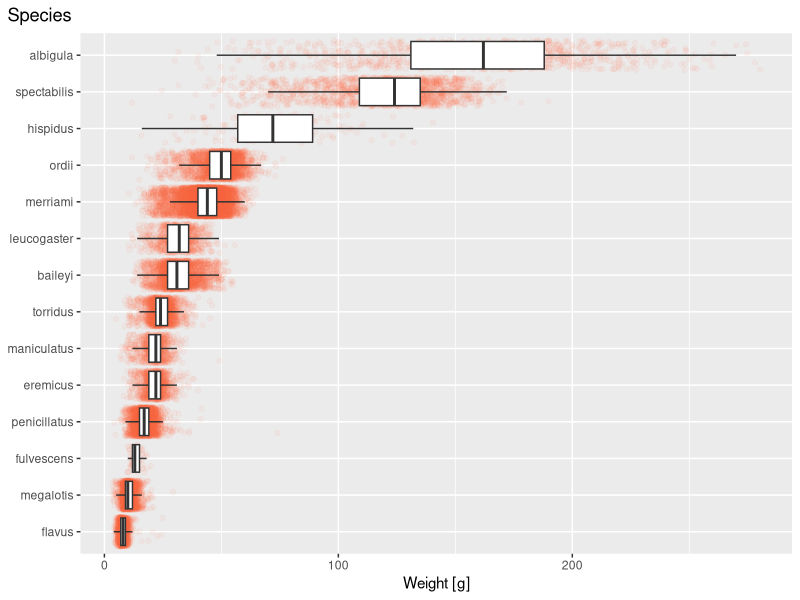
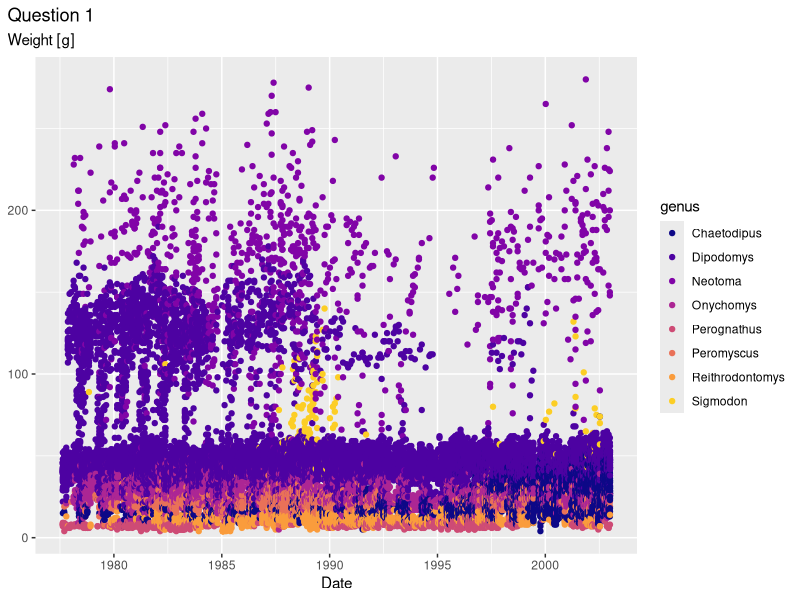
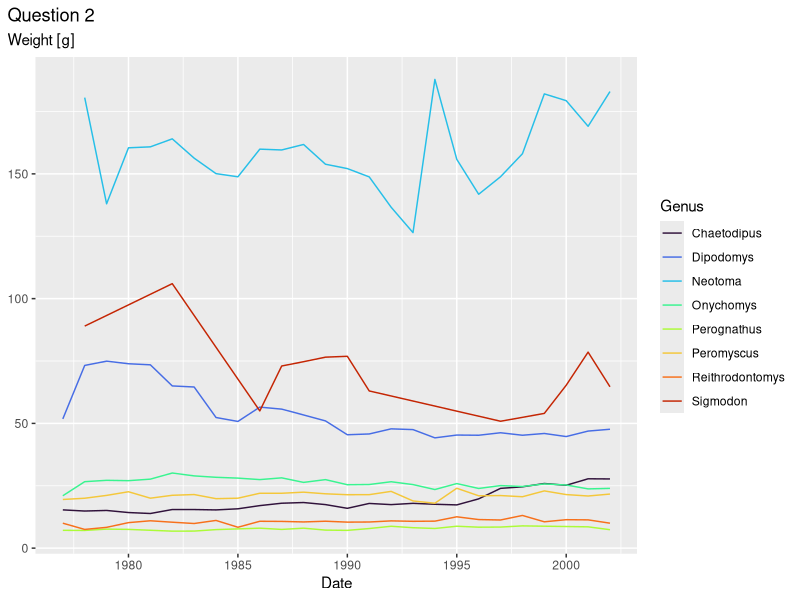
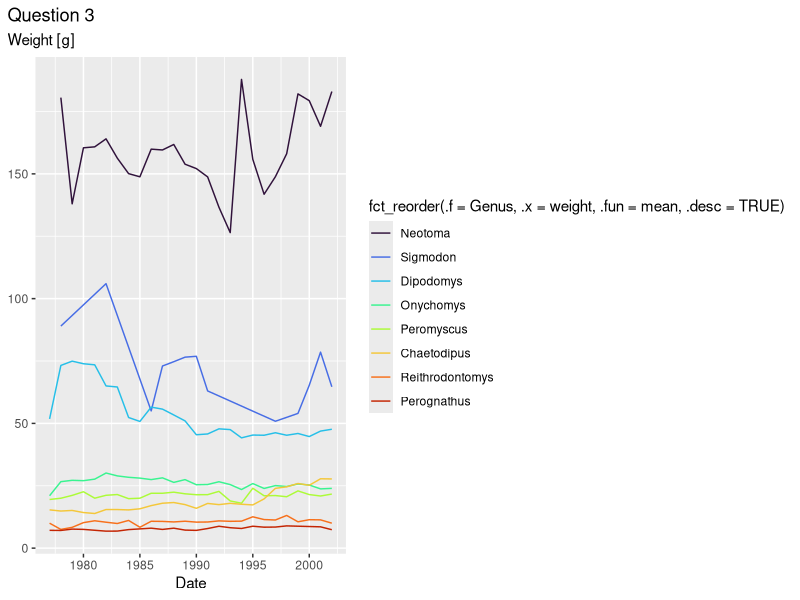
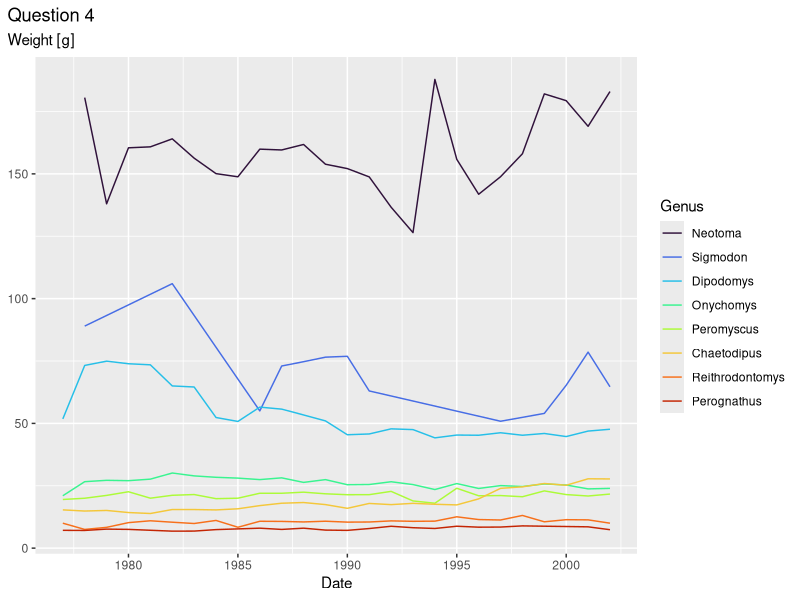
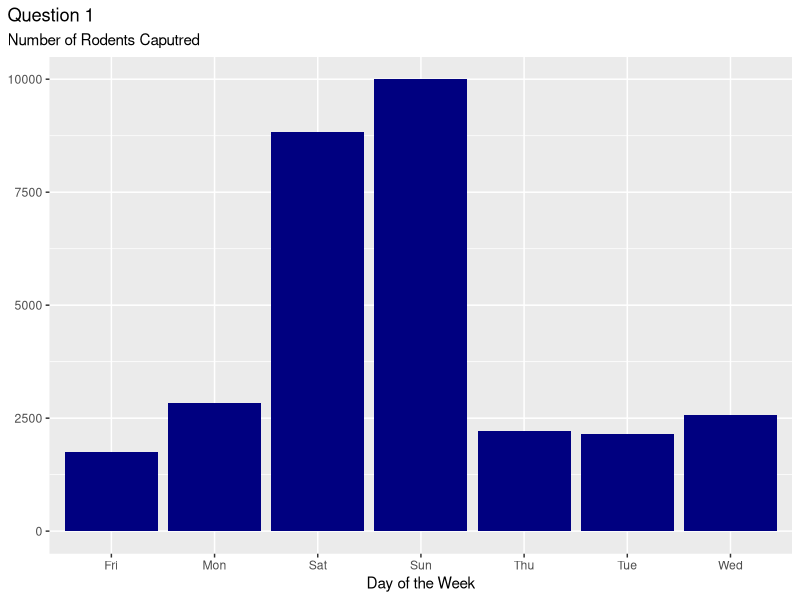
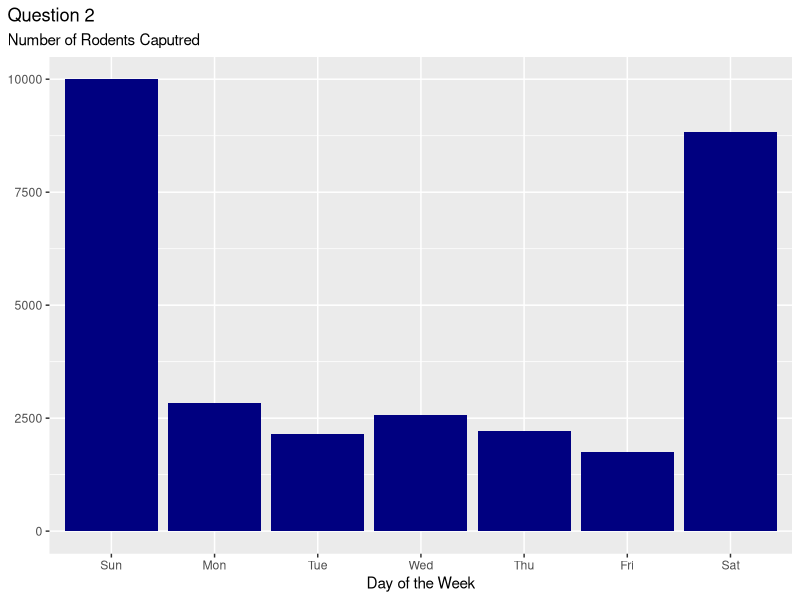
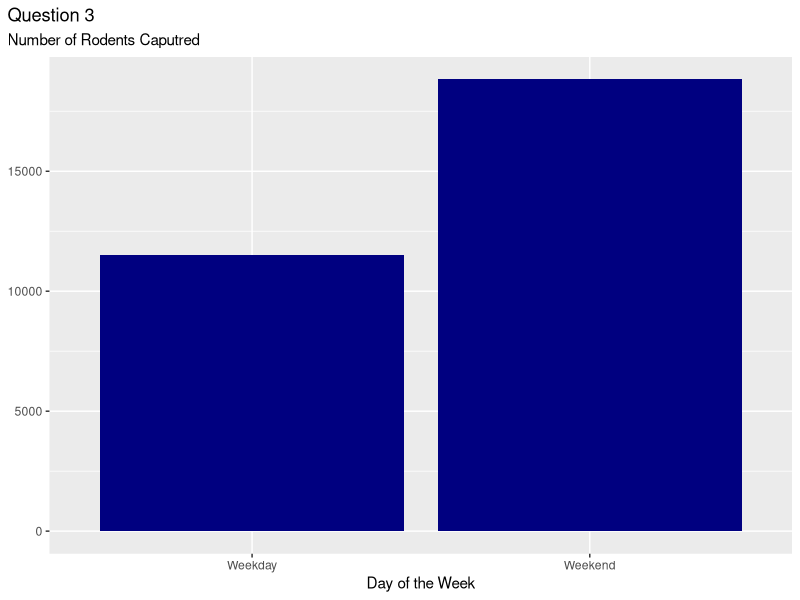

Source code (R) for these figures, in order:
## ---- chunk 1
#| warning: false
#| message: false

library(here)
library(tidyverse)
library(viridis)

## ---- chunk 2
#| warning: false
#| message: false


surveys <- read_csv(here("supporting_artifacts", "learning_targets", 
                                    "datasets", "surveys.csv"))


surveys <- surveys |> 
  mutate(species = as.factor(species))


ggplot(data = surveys, mapping = aes(y = fct_reorder(.f = species, 
                                                     .x = weight,
                                                     .fun = median),
                                     x = weight)) + 
  geom_jitter(color = 'tomato', alpha = 0.05) +
  geom_boxplot(outlier.shape = NA) + 
  labs(x = "Weight [g]", 
       y = NULL, 
       title = "Species", 
       title.position = "plot",
       legend = NULL) + 
  theme(plot.title.position = "plot")


## ---- chunk 3
#| warning: false
#| message: false

surveys <- surveys |> 
  mutate(date = as.Date(date))

ggplot(data = surveys, mapping = aes(x = date, y = weight)) + 
  geom_point(mapping = aes(color = genus)) + 
  scale_colour_viridis_d(aesthetics = "color", option = "C", end = 0.9) + 
  labs(x = "Date", y = NULL, title = "Question 1", subtitle = "Weight [g]") + 
  theme(plot.title.position = "plot")

## ---- chunk 4
#| warning: false
#| message: false

mean_weights <- surveys |> 
  mutate(Genus = as.factor(genus)) |> 
  group_by(Genus, year) |> 
  summarize(weight = mean(weight))

ggplot(data = mean_weights, mapping = aes(y = weight, x = year)) + 
  geom_path(mapping = aes(color = Genus), na.rm = TRUE) + 
  scale_colour_viridis_d(aesthetics = "color", option = "H", end = 0.9) + 
  labs(x = "Date", y = NULL, title = "Question 2", subtitle = "Weight [g]") + 
  theme(plot.title.position = "plot")

## ---- chunk 5
#| warning: false
#| message: false
#| 
ggplot(data = mean_weights, mapping = aes(y = weight, x = year)) + 
  geom_line(mapping = aes(color = fct_reorder(.f = Genus,
                                              .x = weight,
                                              .fun = mean,
                                              .desc = TRUE))) + 
  scale_colour_viridis_d(aesthetics = "color", option = "H", end = 0.9) + 
  labs(x = "Date", y = NULL, title = "Question 3", subtitle = "Weight [g]") + 
  theme(plot.title.position = "plot")

## ---- chunk 6
#| warning: false
#| message: false

ggplot(data = mean_weights, mapping = aes(y = weight, x = year)) + 
  geom_line(mapping = aes(color = fct_reorder(.f = Genus,
                                              .x = weight,
                                              .fun = mean,
                                              .desc = TRUE))) + 
  scale_colour_viridis_d(aesthetics = "color", option = "H", end = 0.9) + 
  labs(x = "Date", y = NULL, title = "Question 4", subtitle = "Weight [g]",
       color = "Genus") + 
  theme(plot.title.position = "plot")


## ---- chunk 7
#| warning: false
#| message: false

captures <- surveys |> 
  mutate(day_of_week = as.factor(day_of_week)) |> 
  group_by(day_of_week) |> 
  summarize(captures = n()) |> 
  filter(is.na(day_of_week) == FALSE)

ggplot(data = captures, mapping = aes(x = day_of_week, y = captures)) + 
  geom_col(fill = "navy") + 
  labs(x = "Day of the Week", y = NULL, title = "Question 1",
       subtitle = "Number of Rodents Caputred") + 
  theme(plot.title.position = "plot")

## ---- chunk 8
#| warning: false
#| message: false

ggplot(data = captures, mapping = aes(x = fct_relevel(.f = day_of_week,
                                                      "Sun", "Mon", "Tue",
                                                      "Wed", "Thu", "Fri",
                                                      "Sat"),
                                      y = captures)) + 
  geom_col(fill = "navy", size = 2) + 
  labs(x = "Day of the Week", y = NULL, title = "Question 2",
       subtitle = "Number of Rodents Caputred") + 
  theme(plot.title.position = "plot")

## ---- chunk 9
#| warning: false
#| message: false

captures <- captures |> 
  mutate(day_of_week = fct_collapse(day_of_week,
                                    "Weekend" = c("Sat", "Sun"), 
                                    "Weekday" = c("Mon", "Tue", "Wed", 
                                                  "Thu", "Fri")))

ggplot(data = captures, mapping = aes(x = day_of_week,
                                      y = captures)) + 
  geom_col(fill = "navy", size = 2) + 
  labs(x = "Day of the Week", y = NULL, title = "Question 3",
       subtitle = "Number of Rodents Caputred") + 
  theme(plot.title.position = "plot")

